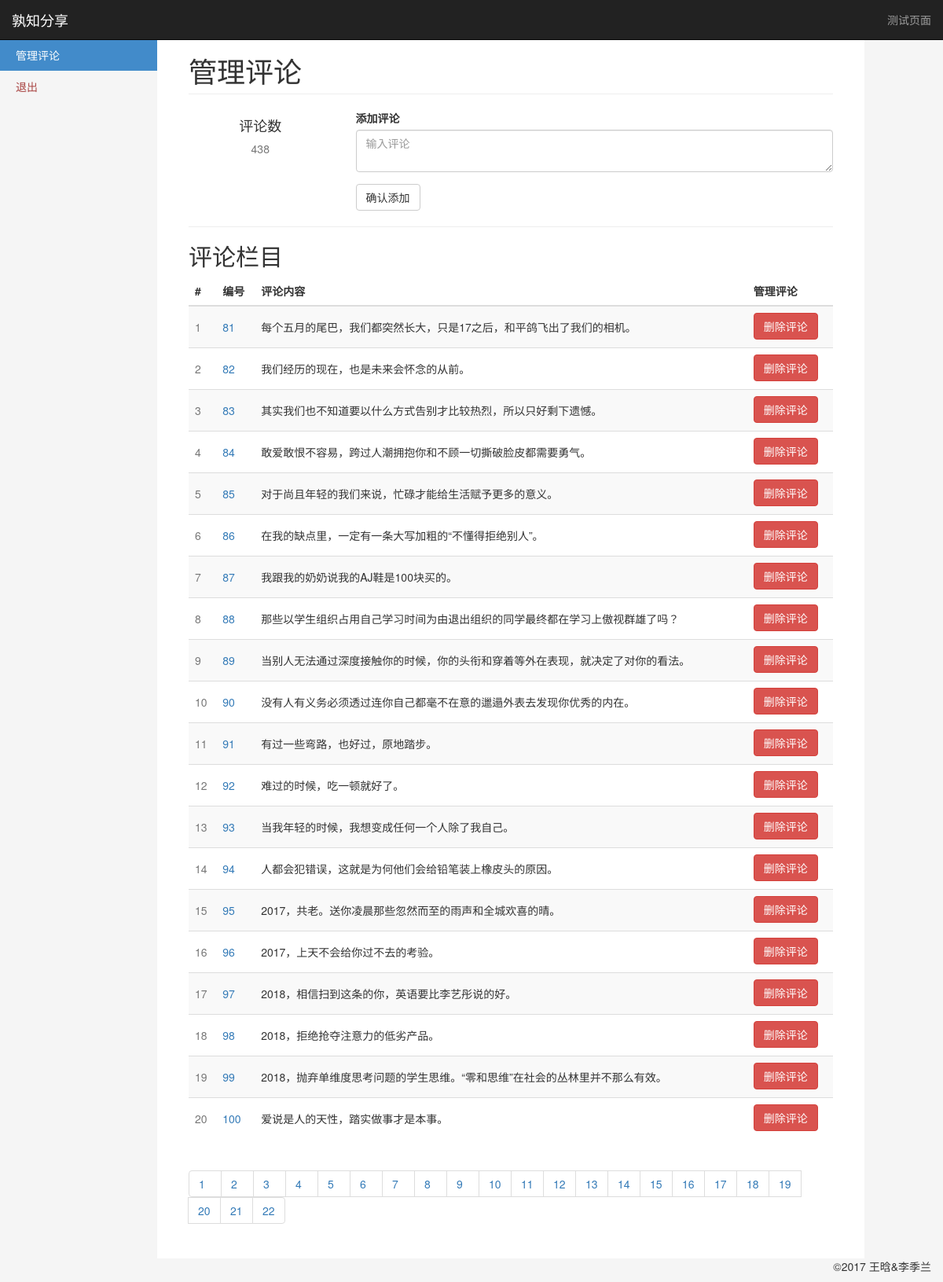
The page /manage5 on the database its author committed.
### app/models.py (models this page shows, shortened)
class Comment(db.Model):
    __tablename__ = 'comment'
    id = db.Column(db.Integer, primary_key=True)
    text = db.Column(db.String(256), nullable=False)

### app/views.py (the view)
@app.route('/manage', methods=["GET", "POST"])
@app.route('/manage<int:page>', methods=["GET", "POST"])
def manage(page=1):
    comments = comment_helper.get_all_comments()
    length = len(comments)
    p_list, start, end = comment_helper.get_page(length, pagesize=20, page=page)
    count = {'visit': 0, 'com_len': length, 'page_list': p_list}
    return render_template('manage.html', comments=comments[start:end], count=count)

### app/comment_helper.py (called while the page is built)
def get_all_comments():
    comments = Comment.query.all()
    return comments

def get_page(length, page, pagesize=5):
    p_len = int(math.ceil(length / pagesize))
    p_list = range(1, p_len+1)
    start = 0
    end = pagesize
    if page and page > 1:
        start = (page-1) * pagesize
        end = page * pagesize
        if start > length:
            start = length - pagesize
            end = length
        elif end > length:
            end = length
    if page == 0:
        start = length - pagesize
        end = length
    return p_list, start, end

### app/templates/manage.html (shortened to what this page needs)
{% extends "layout.html" %}
{% block body %}
    <nav class="navbar navbar-inverse navbar-fixed-top" role="navigation">
          <div class="container-fluid">
            <div class="navbar-header">
              <a class="navbar-brand" href="#">孰知分享</a>
            </div>
            <div class="navbar-collapse collapse">
              <ul class="nav navbar-nav navbar-right">
                <li><a href="/comment">测试页面</a></li>
              </ul>
            </div>
          </div>
    </nav>
    <div class="container-fluid">
          <div class="row row-offcanvas row-offcanvas-left">
             <div class="col-sm-3 col-md-2 sidebar-offcanvas" id="sidebar" role="navigation">
                <ul class="nav nav-sidebar">
                  <li class="active"><a href="/manage">管理评论</a></li>
                  <li><a href="/logout" target="_ext" class="text-danger">退出</a></li>
                </ul>
            </div>
            <div class="col-sm-9 col-md-9 main">
              <h1 class="page-header">
                管理评论
              </h1>
                <div class="row">
                     <div class="placeholders col-md-3">
                <div class="placeholder text-center">
                  <h4>评论数</h4>
                  <span class="text-muted">{{ count.com_len }}</span>
                </div>
              </div>
              <div class="placeholders col-md-9">
                  <div class="form-group">
                    <label for="addComment">添加评论</label>
                    <textarea type="text" class="form-control" id="addComment" placeholder="输入评论"></textarea>
                  </div>
                  <button class="btn btn-default" onclick="addComment()">确认添加</button>
              </div>
                </div>
                <hr>
              <h2 class="sub-header">评论栏目</h2>
              <div class="table-responsive">
                <table class="table table-striped">
                  <thead>
                    <tr>
                      <th>#</th>
                      <th>编号</th>
                      <th>评论内容</th>
                      <th>管理评论</th>
                    </tr>
                  </thead>
                  <tbody id="comTable">
                  {% for comment in comments %}
                    <tr>
                      <td class="text-muted">{{ loop.index }}</td>
                      <td class="text-primary">{{ comment.id }}</td>
                      <td>{{ comment.text }}</td>
                      <td><span><button class="btn btn-danger" onclick="deleteComment({{comment.id}})">删除评论</button> </span></td>
                    </tr>
                  {% endfor %}
                  </tbody>
                </table>
              </div>
              <nav aria-label="Page navigation">
                <ul class="pagination">
                  {% for page in count.page_list %}
                    <li><a href="manage{{ page }}">{{page}}</a></li>
                  {% endfor %}
                </ul>
              </nav>
          </div>
        </div>
    </div>
{% endblock %}

### app/static/css/styles.css (style rules this page uses)
body { padding-top: 50px; background-color: #f5f5f5; }
.nav-sidebar { background-color: #f5f5f5; margin-right: -15px; margin-bottom: 20px; margin-left: -15px; }
.nav-sidebar > li > a { padding-right: 20px; padding-left: 20px; }
.nav-sidebar > .active > a { color: #fff; background-color: #428bca; }
.main { padding: 20px; background-color: #fff; }
@media (min-width: 768px) { .main { padding-right: 40px; padding-left: 40px; } }
.main .page-header { margin-top: 0; }
#comTable button { margin-top: 2x; margin-bottom: 2px; }
#comTable td { vertical-align: middle; }

### app/templates/layout.html (style rules this page uses)
.pagination li a { width: 42px; }

### rows shown on the page
Comment: id "81", text "每个五月的尾巴，我们都突然长大，只是17之后，和平鸽飞出了我们的相机。"
Comment: id "82", text "我们经历的现在，也是未来会怀念的从前。"
Comment: id "83", text "其实我们也不知道要以什么方式告别才比较热烈，所以只好剩下遗憾。"
Comment: id "84", text "敢爱敢恨不容易，跨过人潮拥抱你和不顾一切撕破脸皮都需要勇气。"
Comment: id "85", text "对于尚且年轻的我们来说，忙碌才能给生活赋予更多的意义。"
Comment: id "86", text "在我的缺点里，一定有一条大写加粗的“不懂得拒绝别人”。"
Comment: id "87", text "我跟我的奶奶说我的AJ鞋是100块买的。"
Comment: id "88", text "那些以学生组织占用自己学习时间为由退出组织的同学最终都在学习上傲视群雄了吗？"
Comment: id "89", text "当别人无法通过深度接触你的时候，你的头衔和穿着等外在表现，就决定了对你的看法。"
Comment: id "90", text "没有人有义务必须透过连你自己都毫不在意的邋遢外表去发现你优秀的内在。"
Comment: id "91", text "有过一些弯路，也好过，原地踏步。"
Comment: id "92", text "难过的时候，吃一顿就好了。"
Comment: id "93", text "当我年轻的时候，我想变成任何一个人除了我自己。"
Comment: id "94", text "人都会犯错误，这就是为何他们会给铅笔装上橡皮头的原因。"
Comment: id "95", text "2017，共老。送你凌晨那些忽然而至的雨声和全城欢喜的晴。"
Comment: id "96", text "2017，上天不会给你过不去的考验。"
Comment: id "97", text "2018，相信扫到这条的你，英语要比李艺彤说的好。"
Comment: id "98", text "2018，拒绝抢夺注意力的低劣产品。"
Comment: id "99", text "2018，抛弃单维度思考问题的学生思维。“零和思维”在社会的丛林里并不那么有效。"
Comment: id "100", text "爱说是人的天性，踏实做事才是本事。"

### other values the page prints
{{ count.com_len }} "438"
{{ page }} "1" "2" "3" "4" "5" "6" "7" "8" "9" "10" "11" "12" "13" "14" "15" "16" "17" "18" "19" "20" "21" "22"
